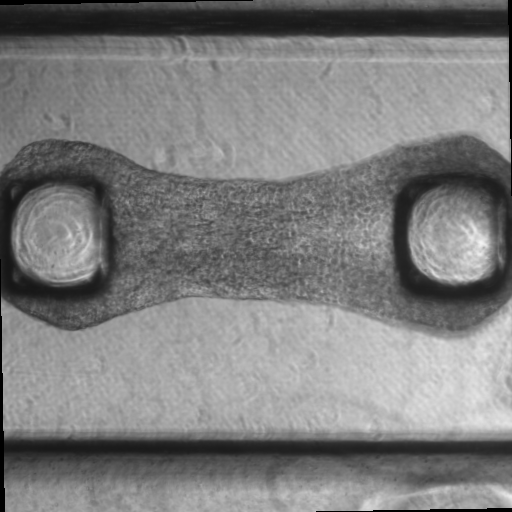
#> input picture Example/Frames/Frames_D1T4_Before/Frame0000.tif, 512 x 512 px, given as the content of the folder fore_Frame0000_SyntheticTextures/Homog_MaxAct0.1_VFA_G16x16/, which was not available
$ python Add_Noise.py
#> lines starting #> are read from the running program, lines starting #| are printed output that depends on the picture; after the words box and inside, x2 and y2 are one past the last pixel; in counts of white or black regions, pixels touching at a corner belong together; pictures that were not available may be replaced by others from this repository, and a replacement may not be noted
### Warp_code/fcns.py
"""This document contains all the user-defined functions used for
generating synthetic data and adding Perlin noise"""

from perlin_noise import PerlinNoise
from skimage import io
import numpy as np
import imageio
import glob
import re
import os

# Extract individual frames from .tif movie files
# [46 lines left out: functions tiff_to_imgs, find_def_coord_proj_tform, not called in this run]

# Process uint16 images --> uint8 images: Bound maximum and minimum pixel intensity according to mask region
def proces_uint16_uint8(frame_list, mask_region):
    """
    Input: frame_list -- A list of uint16 mxn matrices representing frame images to be processed
           mask_region -- A mxn binary matrix with zeros marking the background and 255 the
                          region of interest
                          **If the whole image is a region of interest then the mask would be
                          a mxn matrix of 255
    Output: A list of uint8 mxn matrices representing processed images
    """
    max_frame = []
    min_frame = []

    all_bounded_frames = []
    all_frames_uint8 = []

    for frame_indx in range(len(frame_list)):
        frame = frame_list[frame_indx]

        masked_region_indx = np.argwhere(mask_region > 0)
        start_crop_y_x = np.min(masked_region_indx,axis=0)
        end_crop_y_x = np.max(masked_region_indx,axis=0)
        cropped_roi  = frame[start_crop_y_x[0]:end_crop_y_x[0]+1,start_crop_y_x[1]:end_crop_y_x[1]+1]
        cropped_roi_1d = cropped_roi.ravel()
        # Get non-zero pixel values
        non_zero_indx = np.argwhere(cropped_roi_1d > 0)
        non_zero_frame_values = cropped_roi_1d[non_zero_indx]
        max_frame.append(max(non_zero_frame_values))
        min_frame.append(min(non_zero_frame_values))

    max_val = max(max_frame)
    min_val = min(min_frame)

    for frame_indx in range(len(frame_list)):
        frame = frame_list[frame_indx]
        bounded_frame = frame.copy()
        bounded_frame = bounded_frame.clip(min = min_val[0] , max = max_val[0])
        reduced_frame = bounded_frame/max_val[0]*255
        reduced_frame = reduced_frame.astype('uint8')
        all_bounded_frames.append(bounded_frame)
        all_frames_uint8.append(reduced_frame)

    return all_frames_uint8

# Add Perlin noise to input image
def generate_perlin_noise(img,octaves,seed,mag_ratio):
    """
    Input: img -- A mxn matrix representing the frame image to which noise is to be added
           octaves -- A positive float to assign the number of sub rectangles in each [0, 1] range
           seed -- A positive integer to seed the random integer generator
           mag_ratio -- A float in the range [0, 1] to assign the intesity of the added noise with
                        respect to the original image
    Output: A mxn matrix representing the original frame image with added noise
    """
    noise = PerlinNoise(octaves,seed)
    pix1, pix0 = img.shape
    pnoise = [[noise([i/pix0, j/pix1]) for j in range(pix0)] for i in range(pix1)]
    # make perlin noise from range 0-1
    pnoise = (pnoise - np.min(pnoise)) / (np.max(pnoise) - np.min(pnoise))
    max_image = np.max(img)
    img_rgn_with_noise = img + pnoise * max_image * mag_ratio
    return img_rgn_with_noise


### Warp_code/Add_Noise.py
# =============================================================================
# Add Perlin noise to generated synthetic data
# =============================================================================
from skimage import io
import numpy as np
import imageio
import glob
import fcns
import os
import re


# Specify video name and frame tags
seq_tag = 'D1T4_Before'
frame_tag = 'Frame0000'

# Load synthetic frames
synthetic_data_fldr = seq_tag + "_" + frame_tag + '_SyntheticTextures/'
synthetic_data = 'Homog_MaxAct0.1_VFA_G16x16/'
synthetic_fr_fldr = synthetic_data_fldr + synthetic_data
synthetic_all_frames = [file for file in os.listdir(synthetic_fr_fldr) if file.endswith('.tif')]
synthetic_all_frames = sorted(synthetic_all_frames, key=lambda f: int(re.sub('\D', '', f)))

# Read first frame
first_frame = io.imread(synthetic_fr_fldr + synthetic_all_frames[0])
#> first_frame is the input picture: shape (512, 512) uint16; min 0, max 62239, mean 32212.4
image_height, image_width = first_frame.shape
#> image_height = 512; image_width = 512

# Load synthetic mask image
mask_folder = 'Masks/'
mask = io.imread(mask_folder + 'Synthetic_Mask_' + seq_tag +'.tif')
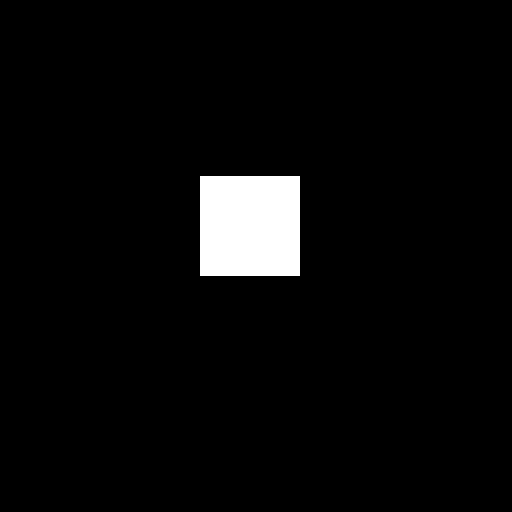
#> input picture Example/Masks/Synthetic_Mask_D1T4_Before.tif, 512 x 512 px, found by its file name
#> mask: shape (512, 512); 3.8% white; 1 white region, box (x1, y1, x2, y2) and area: (200, 176, 300, 276) 10000

# Mask extents
mask_min = np.flip(np.min(np.argwhere(mask>0),axis=0))
#> mask_min = [200, 176]
mask_max = np.flip(np.max(np.argwhere(mask>0),axis=0))
#> mask_max = [299, 275]
strt_crop_x = int(mask_min[0])
#> strt_crop_x = 200
end_crop_x = int(mask_max[0])+1
#> end_crop_x = 300
strt_crop_y = int(mask_min[1])
#> strt_crop_y = 176
end_crop_y = int(mask_max[1])+1
#> end_crop_y = 276

# To add border padding when needed
pad = 6
strt_crop_x_pad = strt_crop_x - pad
#> strt_crop_x_pad = 194
end_crop_x_pad = end_crop_x + pad
#> end_crop_x_pad = 306
strt_crop_y_pad = strt_crop_y - pad
#> strt_crop_y_pad = 170
end_crop_y_pad = end_crop_y + pad
#> end_crop_y_pad = 282

all_raw_frames = [io.imread(synthetic_fr_fldr + synthetic_all_frames[ii]) for ii in range(len(synthetic_all_frames))]
#> all_raw_frames = 1 item
all_frames_uint8 = fcns.proces_uint16_uint8(all_raw_frames, mask)
#> the loop in proces_uint16_uint8, `for frame_indx in range(len(frame_list)):` made 1 pass
#> (start_crop_y_x, end_crop_y_x) on pass 1: ([176, 200], [275, 299])
#> pass 1, in proces_uint16_uint8, `cropped_roi  = frame[start_crop_y_x[0]:end_crop_y_x[0]+1,start_crop_y_..`:
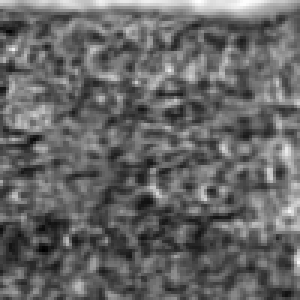
#> cropped_roi: shape (100, 100) uint16 (shown 3 times larger); min 16632, max 44348, mean 27729.3; drawn with min black and max white
#> after the loop in proces_uint16_uint8, `for frame_indx in range(len(frame_list)):`: max_frame = [[44348]]; min_frame = [[16632]]
#> in proces_uint16_uint8, `max_val = max(max_frame)`: max_val = [44348]
#> in proces_uint16_uint8, `min_val = min(min_frame)`: min_val = [16632]
#> the loop in proces_uint16_uint8, `for frame_indx in range(len(frame_list)):` made 1 pass
#> pass 1, in proces_uint16_uint8, `bounded_frame = bounded_frame.clip(min = min_val[0] , max = max_val[0])`:
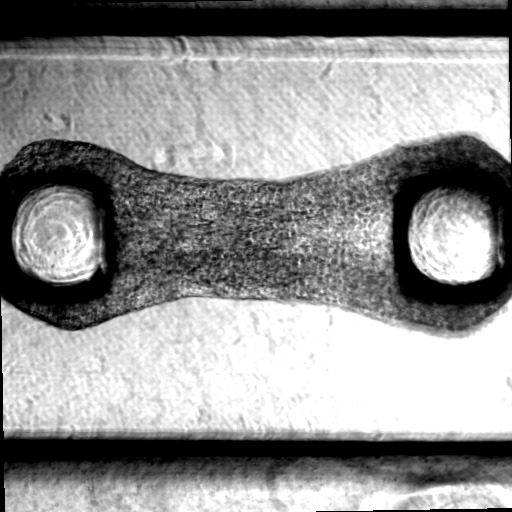
#> bounded_frame: shape (512, 512) uint16; min 16632, max 44348, mean 32616.4; drawn with min black and max white
#> pass 1, in proces_uint16_uint8, `reduced_frame = bounded_frame/max_val[0]*255`:
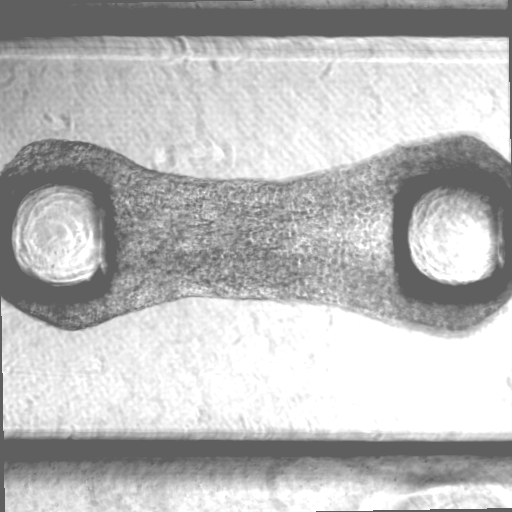
#> reduced_frame: shape (512, 512) float64; min 95.63, max 255, mean 187.5
#> after the loop in proces_uint16_uint8, `for frame_indx in range(len(frame_list)):`: all_bounded_frames = 1 item
#> all_frames_uint8 = 1 item

# Define list of magnitude ratios and octaves for Perlin noise
ratio_lst = np.linspace(1,10,10)
ratio_lst = ratio_lst*0.01
octv_lst = np.linspace(4,80,20)

# Add Perlin noise
for mag_r in ratio_lst:
    for octv in octv_lst:
        # Create empty list to save noisy frames for each magnitude ratio and octave setting
        all_noisy_frames = []

        # Create folder to save noisy frames to folder
        noisy_frame_folder = os.path.join('Noisy_' + seq_tag + "_" + frame_tag + '_SyntheticTextures/','Homog_MaxAct0.1_VFA_G16x16_MagR{0}_Oct{1}/'.format(mag_r,octv),"")
        if not os.path.exists(noisy_frame_folder):
            os.makedirs(noisy_frame_folder)

        img_files = glob.glob(noisy_frame_folder + '/*.tif')
        for ff in img_files:
            os.remove(ff)

        # Initialize seed (for reproducibility)
        seed = 200

        for fp in range(len(all_frames_uint8)):
            noisy_frame = np.zeros([image_height, image_width], dtype='uint8')
            frame_roi = all_frames_uint8[fp][strt_crop_y_pad:end_crop_y_pad,strt_crop_x_pad:end_crop_x_pad]
#> (the run stopped early here; a loop or call above may not have finished)
